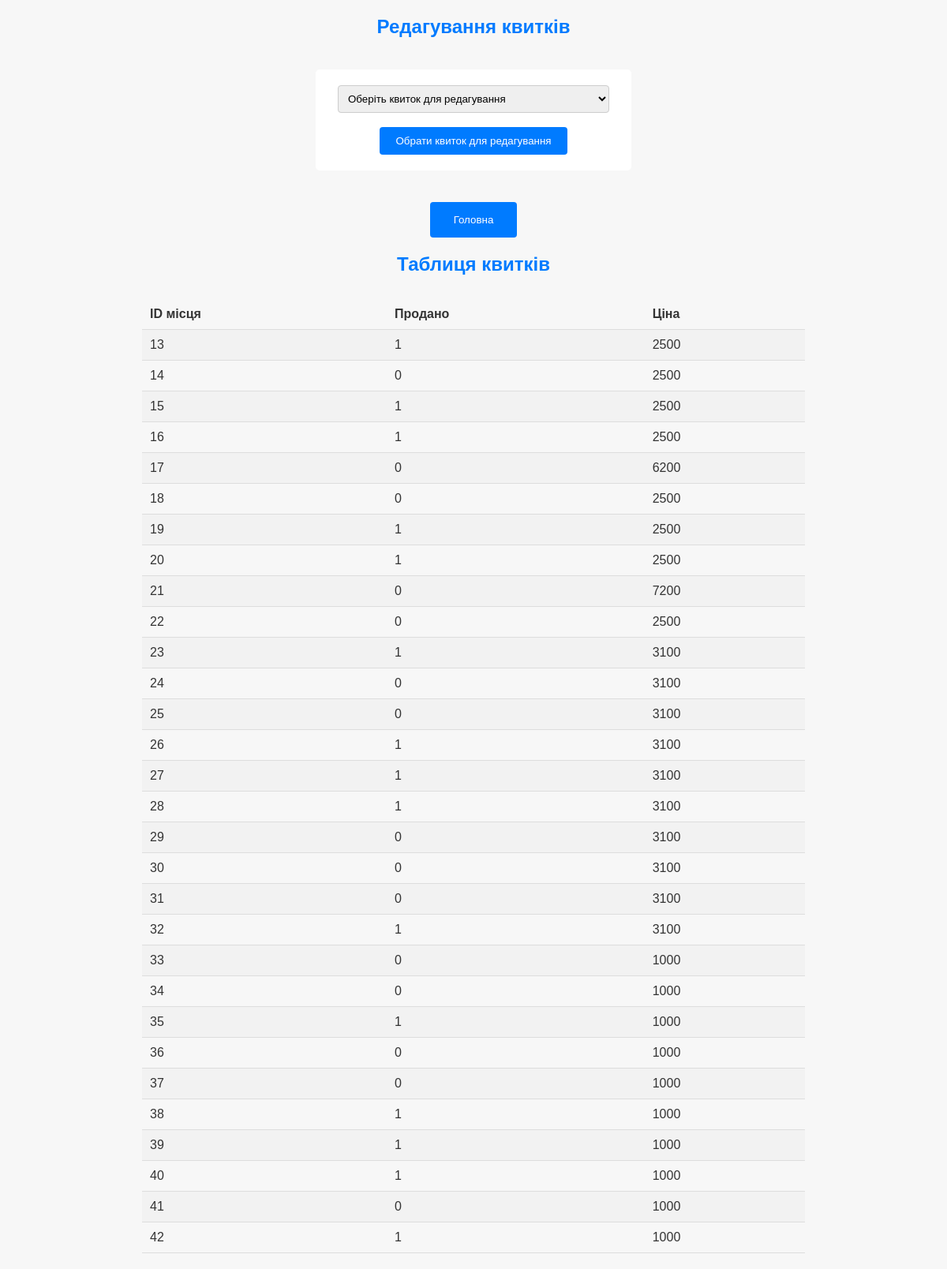
The page /edit_tickets.php on the database its author committed.
### tables this page shows
CREATE TABLE `tickets` (
  `id_screening` int NOT NULL,
  `id_seats` int NOT NULL,
  `is_sold` tinyint NOT NULL DEFAULT '0',
  `cost` int NOT NULL DEFAULT '2500'
);

### edit_tickets.php (the view, shortened to what this page needs)
<!DOCTYPE html>
<html>
<head>
    <link rel="stylesheet" type="text/css" href="./css/edit_style1.css">
</head>
<body>
    <h2>Редагування квитків</h2>
    <?php
        $mysqli = new mysqli("localhost", "root", "", "Cinema_kurs1");
        $s1 = $mysqli->prepare("SELECT * FROM tickets");
        $s1->execute();
        $res = $s1->get_result();
        if ($res) {
            echo "<form method='post'>";
            echo "<select name='id'>";
            echo "<option value=''>Оберіть квиток для редагування</option>";
            echo "</select>";
            echo "<br>";
            echo "<input type='submit' name='sel' value='Обрати квиток для редагування'>";
            echo "</form>";
        } else {
            echo "<p>квитків не знайдено</p>";
        }
    ?>
    <div class="button-container">
        <input type="button" value="Головна" onclick="window.location.href='index.php'">
    </div>
    <h2>Таблиця квитків</h2>
    <table>
        <tr>
            <th class="start">ID місця</th>
            <th>Продано</th>
            <th class="end">Ціна</th>
        </tr>
        <?php
            $servername = "localhost";
            $username = "root";
            $password = "";
            $dbname = "Cinema_kurs1";
            $conn = new mysqli($servername, $username, $password, $dbname);
            $sql = "SELECT id_seats, is_sold, cost FROM tickets";
            $result = $conn->query($sql);
            if ($result->num_rows > 0) {
                while($row = $result->fetch_assoc()) {
                    echo "<tr>";
                    echo "<td>" . $row["id_seats"] . "</td>";
                    echo "<td>" . $row["is_sold"] . "</td>";
                    echo "<td>" . $row["cost"] . "</td>";
                    echo "</tr>";
                }
            } else {
                echo "<tr><td colspan='3'>0 результатів</td></tr>";
            }
        ?>
    </table>
</body>
</html>

### css/edit_style1.css (style rules this page uses)
body { font-family: Arial, sans-serif; margin: 0; padding: 0; background-color: #f7f7f7; color: #333; display: flex; flex-direction: column; align-items: center; }
h2 { color: #007bff; }
form { background-color: #fff; padding: 20px; border-radius: 5px; margin-top: 20px; margin-bottom: 20px; width: 30%; display: flex; flex-direction: column; align-items: center; }
input[type="text"], select { width: calc(100% - 16px); padding: 8px; border: 1px solid #ccc; border-radius: 4px; box-sizing: border-box; }
input[type="submit"] { background-color: #007bff; color: #fff; padding: 10px 20px; border: none; border-radius: 4px; cursor: pointer; }
table { width: 70%; border-collapse: collapse; margin-top: 10px; margin-bottom: 20px; }
th, td { padding: 10px; border-bottom: 1px solid #ddd; text-align: left; }
th.start { border-top-left-radius: 5px; }
th.end { border-top-right-radius: 5px; }
tr:nth-child(even) { background-color: #f2f2f2; }
div.button-container { display: flex; justify-content: space-around; margin-top: 20px; }
div.button-container input[type="button"] { background-color: #007bff; color: #fff; padding: 15px 30px; margin-right: 10px; margin-left: 10px; border: none; border-radius: 4px; cursor: pointer; }

### rows shown on the page
tickets: id_seats "13", is_sold "1", cost "2500"
tickets: id_seats "14", is_sold "0", cost "2500"
tickets: id_seats "15", is_sold "1", cost "2500"
tickets: id_seats "16", is_sold "1", cost "2500"
tickets: id_seats "17", is_sold "0", cost "6200"
tickets: id_seats "18", is_sold "0", cost "2500"
tickets: id_seats "19", is_sold "1", cost "2500"
tickets: id_seats "20", is_sold "1", cost "2500"
tickets: id_seats "21", is_sold "0", cost "7200"
tickets: id_seats "22", is_sold "0", cost "2500"
tickets: id_seats "23", is_sold "1", cost "3100"
tickets: id_seats "24", is_sold "0", cost "3100"
tickets: id_seats "25", is_sold "0", cost "3100"
tickets: id_seats "26", is_sold "1", cost "3100"
tickets: id_seats "27", is_sold "1", cost "3100"
tickets: id_seats "28", is_sold "1", cost "3100"
tickets: id_seats "29", is_sold "0", cost "3100"
tickets: id_seats "30", is_sold "0", cost "3100"
tickets: id_seats "31", is_sold "0", cost "3100"
tickets: id_seats "32", is_sold "1", cost "3100"
tickets: id_seats "33", is_sold "0", cost "1000"
tickets: id_seats "34", is_sold "0", cost "1000"
tickets: id_seats "35", is_sold "1", cost "1000"
tickets: id_seats "36", is_sold "0", cost "1000"
tickets: id_seats "37", is_sold "0", cost "1000"
tickets: id_seats "38", is_sold "1", cost "1000"
tickets: id_seats "39", is_sold "1", cost "1000"
tickets: id_seats "40", is_sold "1", cost "1000"
tickets: id_seats "41", is_sold "0", cost "1000"
tickets: id_seats "42", is_sold "1", cost "1000"
